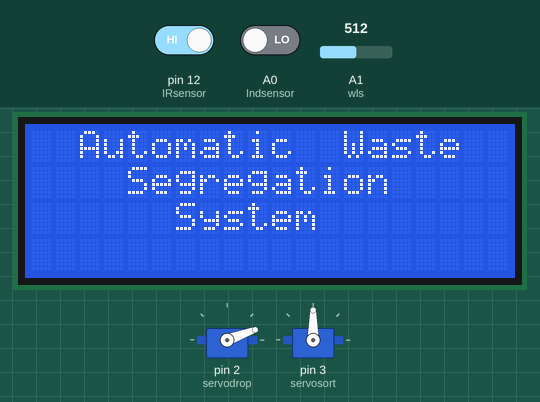
This sketch was run on a simulated Arduino Uno, built with avr-gcc and run on an emulated ATmega328P. Shown: 20×4 character LCD, 2 × servo. Inputs (shaded band) come from the test bench; at power-on: pin 12 (IRsensor) HIGH, A0 (Indsensor) LOW, A1 (wls) = 512. What the sketch prints to the serial monitor is not drawn.

Above: at 1.2 s.
At 4.3 s:
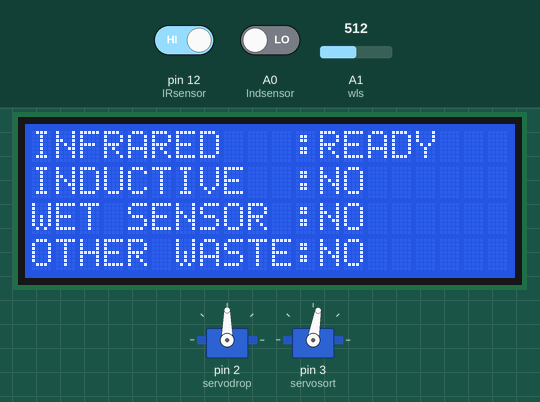
4.4 s: pin 12 (IRsensor) driven LOW
At 5.4 s:
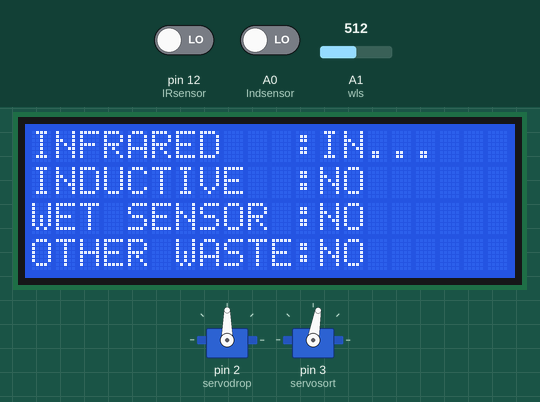
6.2 s: pin 12 (IRsensor) driven HIGH and A0 (Indsensor) driven HIGH
9.2 s: A0 (Indsensor) driven LOW
At 12.9 s:
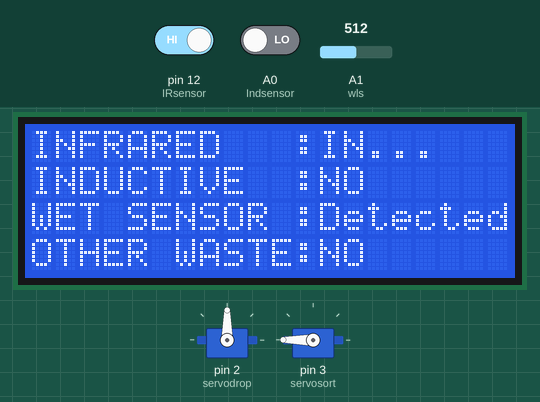
Timing chart, 0 to 15.3 s (numbered marks = the images above; inputs shaded):
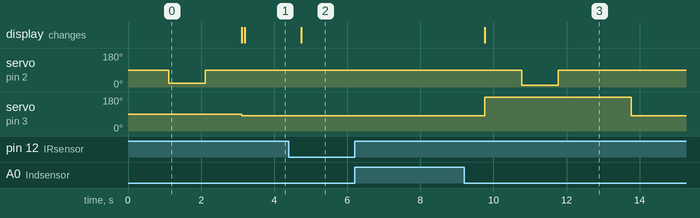

The sketch:

Waste_Segregation.ino
```cpp
// Code is written by : Engr Din Muhammad
// +92 333 7012372  | www.projexels.com

#include <Wire.h>
#include <LiquidCrystal_I2C.h>

// Set the LCD address to 0x27 for a 16 chars and 2 line display
LiquidCrystal_I2C lcd(0x27, 20, 4);

#include <Servo.h>

Servo servodrop;  // create servo object to control a servo
Servo servosort;  // create servo object to control a servo


int pos = 0;    // variable to store the servo position


int IRsensor = 12;
int Indsensor = A0;
int wastestate = 0;
int wls = A1;
void setup() {
  Serial.begin(9600);
  lcd.begin();

  // Turn on the blacklight and print a message.
  lcd.backlight();
  lcd.setCursor(0, 0);
  lcd.print("  Automatic  Waste");
  lcd.setCursor(0, 1);
  lcd.print("    Segregation   ");

  lcd.setCursor(0, 2);
  lcd.print("      System");
  servodrop.attach(2);  // attaches the servo on pin 9 to the servo object
  servosort.attach(3);  // attaches the servo on pin 9 to the servo object
  pinMode(IRsensor, INPUT);
  pinMode(Indsensor, INPUT);
  pinMode(wls, INPUT);
  drop(90);
  delay(1000);
  drop(20);
  delay(1000);
  drop(90);
  delay(1000);
 sort(80);

  lcd.clear();


}

void loop()
{


  int IRsensorstate = digitalRead(IRsensor);
  int Indsensorstate = digitalRead(Indsensor);
  int WetSensor = analogRead(wls);
  WetSensor = map(WetSensor, 0, 900, 0, 100);

  // print out the state of the button:
  Serial.print("IR        : ") ; Serial.println(IRsensorstate);
  Serial.print("INDUCTIVE : ") ; Serial.println(Indsensorstate);
  Serial.print("WET SENSor: "); Serial.println(WetSensor);
  delay(10);

  lcd.setCursor(0, 0);
  lcd.print("INFRARED   :");
  lcd.setCursor(0, 1);
  lcd.print("INDUCTIVE  :"); lcd.print("NO      ");
  lcd.setCursor(0, 2);
  lcd.print("WET SENSOR :"); lcd.print("NO      ");
  lcd.setCursor(0, 3);
  lcd.print("OTHER WASTE:"); lcd.print("NO      ");

  lcd.setCursor(12, 0);
  if (IRsensorstate ==  0)
  {
    lcd.print("IN...");
    wastestate = 1;

    delay(2000);


  }
  else
  {
    lcd.print("READY");
  }
  Serial.print("waste state = "); Serial.println(wastestate);


  if (wastestate == 1)
  {
    for (int i = 0; i < 30; i++) {

      Indsensorstate = digitalRead(Indsensor);
      WetSensor = analogRead(wls);
      WetSensor = map(WetSensor, 0, 900, 0, 100);
      Serial.print("INDUCTIVE : ") ; Serial.println(Indsensorstate);
      Serial.print("WET SENSor: "); Serial.println(WetSensor);
      delay(100);
    }


    if ( WetSensor > 30 && Indsensorstate == 0)
    {
      Serial.println("Wet waste");
      lcd.setCursor(12, 2);
      lcd.print("Detected");
      Serial.println("sorting right");
      sort(180);
      delay(1000);
      Serial.println("drop Open");
      drop(10);
      delay(1000);
      Serial.println("drop close");
      drop(90);
      delay(2000);
     sort(80);
      wastestate = 0;
      delay(2000);
    }
    else if  (Indsensorstate == 1)
    {
      Serial.println("inductive waste");
      lcd.setCursor(12, 1);
      lcd.print("Detected");
      Serial.println("sorting left");
      sort(0);
      delay(1000);
      Serial.println("drop Open");
      drop(10);
      delay(1000);
      Serial.println("drop close");
      drop(90);
      delay(1000);

     sort(80);
      wastestate = 0;
      delay(2000);
    }
    else
    {
      Serial.println("Other waste");
      lcd.setCursor(12, 3);
      lcd.print("Detected");

      Serial.println("drop Open");
      drop(10);
      delay(1000);
      drop(90);
      Serial.println("drop close");
      delay(500);
      wastestate = 0;
      delay(2000);
    }

  }

  delay(300);


}

void drop(int x) {
  servodrop.write(x);

}

void sort(int y) {
  servosort.write(y);

}
```

Measured:
- after the input at 4.4 s, the display: changes after 0.34 s (image 2)
- after the input at 6.2 s, every drawn part: stays the same
- after the input at 9.2 s, the display: changes after 0.57 s (image 3)
